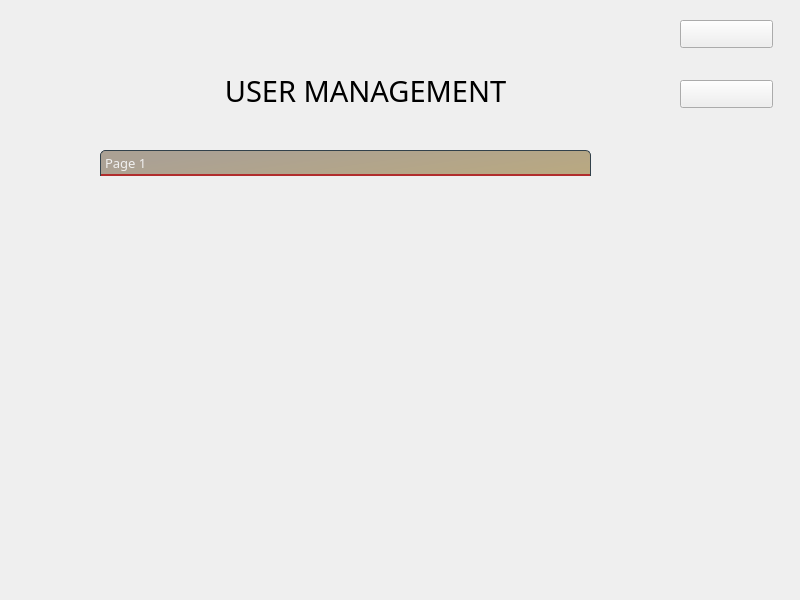
<?xml version="1.0" encoding="UTF-8"?>
<ui version="4.0">
 <class>main_user</class>
 <widget class="QMainWindow" name="main_user">
  <property name="geometry">
   <rect>
    <x>0</x>
    <y>0</y>
    <width>800</width>
    <height>600</height>
   </rect>
  </property>
  <property name="windowTitle">
   <string>MainWindow</string>
  </property>
  <property name="styleSheet">
   <string notr="true"/>
  </property>
  <widget class="QWidget" name="centralwidget">
   <widget class="QLabel" name="label_bg">
    <property name="geometry">
     <rect>
      <x>0</x>
      <y>0</y>
      <width>111</width>
      <height>81</height>
     </rect>
    </property>
    <property name="text">
     <string/>
    </property>
   </widget>
   <widget class="QLabel" name="label_titre">
    <property name="geometry">
     <rect>
      <x>220</x>
      <y>60</y>
      <width>291</width>
      <height>61</height>
     </rect>
    </property>
    <property name="font">
     <font>
      <family>Futura Md BT</family>
      <pointsize>22</pointsize>
     </font>
    </property>
    <property name="text">
     <string>USER MANAGEMENT</string>
    </property>
    <property name="alignment">
     <set>Qt::AlignCenter</set>
    </property>
   </widget>
   <widget class="QScrollArea" name="scrollArea">
    <property name="geometry">
     <rect>
      <x>100</x>
      <y>140</y>
      <width>511</width>
      <height>241</height>
     </rect>
    </property>
    <property name="styleSheet">
     <string notr="true">QWidget{
background-color:#00000000;
border-color: #00000000;
border: 0px;
}</string>
    </property>
    <property name="verticalScrollBarPolicy">
     <enum>Qt::ScrollBarAsNeeded</enum>
    </property>
    <property name="horizontalScrollBarPolicy">
     <enum>Qt::ScrollBarAlwaysOff</enum>
    </property>
    <property name="widgetResizable">
     <bool>true</bool>
    </property>
    <widget class="QWidget" name="scrollAreaWidgetContents">
     <property name="geometry">
      <rect>
       <x>0</x>
       <y>0</y>
       <width>511</width>
       <height>241</height>
      </rect>
     </property>
     <widget class="QToolBox" name="toolBox">
      <property name="geometry">
       <rect>
        <x>0</x>
        <y>10</y>
        <width>491</width>
        <height>201</height>
       </rect>
      </property>
      <property name="font">
       <font>
        <family>Futura Lt BT</family>
        <pointsize>10</pointsize>
       </font>
      </property>
      <property name="styleSheet">
       <string notr="true">QToolBox {
  padding: 0px;
  border: 0px;
  border:0px solid #32414B;
}

QToolBox::selected {
  border: 2px solid #1464A0;
}

QToolBox::tab {
  background-color: #19232D;
  border: 1px solid #32414B;
  color: #F0F0F0;
  border-top-left-radius: 5%;
  border-top-right-radius: 5%;
}

QToolBox::tab:disabled {
  color: #787878;
}

QToolBox::tab:selected {
  background-color: qlineargradient(spread:pad, x1:0, y1:0.642, x2:1, y2:1, stop:0 rgba(171, 161, 148, 255), stop:1 rgba(186, 169, 128, 255));
  border-bottom: 2px solid  rgb(177, 45, 45);
}


QToolBox::tab:!selected {
  background-color: rgb(118, 111, 98);
  border-bottom: 2px solid rgb(182, 157, 80);
}

QToolBox::tab:hover:!selected {
  background-color: rgb(175, 154, 135);
  border-bottom: 2px solid rgb(255, 168, 105);
}
</string>
      </property>
      <property name="currentIndex">
       <number>0</number>
      </property>
      <widget class="QWidget" name="page">
       <property name="geometry">
        <rect>
         <x>0</x>
         <y>0</y>
         <width>491</width>
         <height>166</height>
        </rect>
       </property>
       <attribute name="label">
        <string>Page 1</string>
       </attribute>
      </widget>
     </widget>
    </widget>
   </widget>
   <widget class="QPushButton" name="pushButton_power">
    <property name="geometry">
     <rect>
      <x>680</x>
      <y>20</y>
      <width>93</width>
      <height>28</height>
     </rect>
    </property>
    <property name="styleSheet">
     <string notr="true">QPushButton {
	border-image: url(:/pictures/img/powerOff.png);
}

QPushButton::hover {
	border-image: url(:/pictures/img/powerOff_hover.png);

}

QPushButton::pressed {
	border-image: url(:/pictures/img/powerOff_pressed.png);

}</string>
    </property>
    <property name="text">
     <string/>
    </property>
   </widget>
   <widget class="QPushButton" name="pushButton">
    <property name="geometry">
     <rect>
      <x>680</x>
      <y>80</y>
      <width>93</width>
      <height>28</height>
     </rect>
    </property>
    <property name="styleSheet">
     <string notr="true">QPushButton {
	border-image: url(:/pictures/img/add_user.png);
}

QPushButton::hover {
	border-image: url(:/pictures/img/add_user_hover.png);

}

QPushButton::pressed {
	border-image: url(:/pictures/img/add_user_pressed.png);

}</string>
    </property>
    <property name="text">
     <string/>
    </property>
   </widget>
  </widget>
 </widget>
 <resources/>
 <connections/>
</ui>
